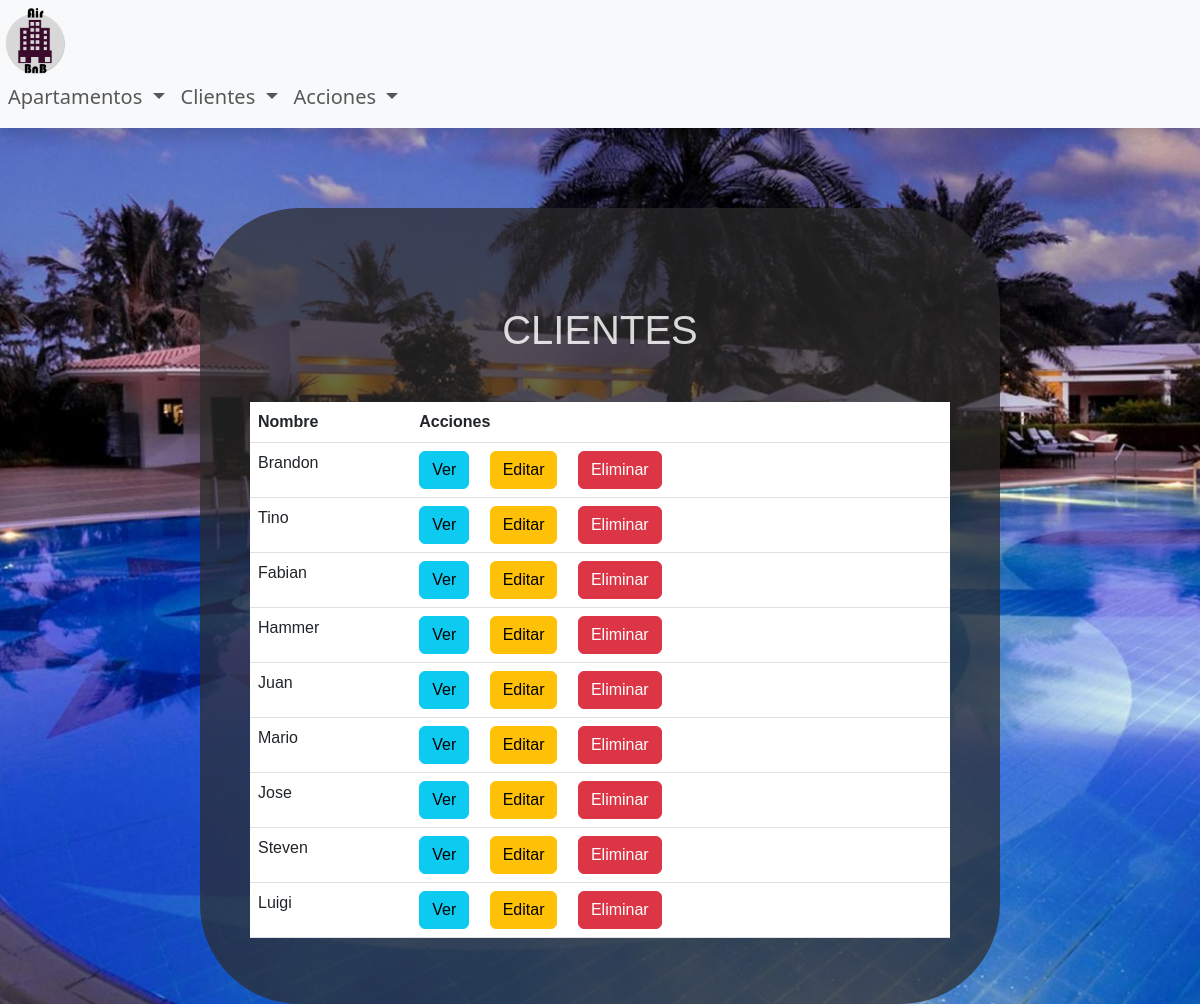
Page /proyectoFinalPoster/index.php?controlador=cliente&accion=index on the committed database.
### tables this page shows
CREATE TABLE `cliente` (
  `id` int(11) NOT NULL,
  `nombre` varchar(50) NOT NULL,
  `numeroDocumento` varchar(50) NOT NULL,
  `ciudadOrigen` varchar(50) NOT NULL,
  `numAcompaniantes` int(11) NOT NULL,
  `cantDiasAlquilado` int(11) NOT NULL,
  `fechaInicial` date DEFAULT NULL,
  `fechaFinal` date DEFAULT NULL,
  `idApartamento` int(11) NOT NULL
);

### proyectoFinalPoster/controllers/ClienteController.php (called while the page is built, shortened)
<?php
class ClienteController{
    public function __construct(){
        require_once "models/Cliente.php";
    }
    public function index(){
        $cliente = new Cliente();
        $data['titulo'] = "CLIENTES";
        $data['clientes'] = $cliente->listar();
        require_once "views/clientes/index.php";
    }
}
?>

### proyectoFinalPoster/config/Conexion.php (called while the page is built, shortened)
<?php
class Conexion{
    public static function conectar(){
        $conexion = new mysqli("localhost", "root", "", "dbInformacion");
        return $conexion;
    }
}
?>

### proyectoFinalPoster/models/Cliente.php (called while the page is built, shortened)
<?php
class Cliente{
    private $db;
    private $clientes;
    public function __construct(){
        $this->db = Conexion::conectar();
        $this->clientes = [];
    }
    public function listar(){
        $sql = "SELECT * FROM cliente";
        $resultado = $this->db->query($sql);
        while ($row = $resultado->fetch_assoc()){
            $this->clientes[] = $row;
        }
        return $this->clientes;
    }
}
?>

### proyectoFinalPoster/views/clientes/index.php (the view)
<?php require_once "views/shared/header.php"; ?>
    <div class="container">
        <h1 class="text-center my-5"><?= $data["titulo"] ?></h1>
        <table class="table table-hover">
            <thead>
                <tr>
                    <th>Nombre</th>
                    <th>Acciones</th>
                </tr>
            </thead>
            <tbody>
                <?php foreach($data['clientes'] as $cliente) {?>
                    <tr>
                        <td><?= $cliente['nombre']?></td>
                        <td>
                            <?= "<a href='index.php?controlador=cliente&accion=view&id=" . $cliente['id'] . "' class='btn btn-info me-3'>Ver</a>" ?>
                            <?= "<a href='index.php?controlador=cliente&accion=edit&id=" . $cliente['id'] . "' class='btn btn-warning me-3'>Editar</a>" ?>
                            <?= "<a href='index.php?controlador=cliente&accion=delete&id=" . $cliente['id'] . "' class='btn btn-danger'>Eliminar</a>" ?>
                        </td>
                    </tr>
                <?php }?>
            </tbody>
        </table>
    </div>
<?php require_once "views/shared/footer.php"; ?>

### proyectoFinalPoster/index.php (shortened to what this page needs)
<?php
    require_once "core/routes.php";
    require_once "config/Conexion.php";
    if(isset($_GET['controlador']))
{
    $controlador = cargarControlador($_GET['controlador']);
    if(isset($_GET['accion'])){
        if(isset($_GET['id'])){
            cargarAccion($controlador, $_GET['accion'], $_GET['id']);
        }else {
            cargarAccion($controlador, $_GET['accion']);
        }
    }else{
        cargarAccion($controlador, ACCION_PRINCIPAL);
    }
}else{
    $controlador = cargarControlador(CONTROLADOR_PRINCIPAL);
    cargarAccion($controlador, ACCION_PRINCIPAL);
}
?>

### proyectoFinalPoster/core/routes.php (shortened to what this page needs)
<?php
function cargarAccion($controlador, $accion, $id=null)
{
    if(isset($accion) && method_exists($controlador, $accion))
    {
        if($id == null){
            $controlador->$accion();
        }else{
            $controlador->$accion($id);
        }
    } else {
        $controlador->ACCION_PRINCIPAL;
    }
}
?>

### proyectoFinalPoster/views/shared/header.php (shortened to what this page needs)
<!DOCTYPE html>
<html lang="es">
<head>
    <link href="https://cdn.jsdelivr.net/npm/bootstrap@5.3.0-alpha3/dist/css/bootstrap.min.css" rel="stylesheet"
>
    <link rel="stylesheet" href="assets/css/Iaptos.css">
</head>
<body>
<nav class="navbar navbar-expand-lg bg-body-tertiary shadow">
  <div class="logo">
    <a class="navbar-brand" href="../index.php"> <img src="imagenes/Captura.png" alt="imagen" style="width: 70px;";></a>
    <div class="collapse navbar-collapse" id="navbarSupportedContent">
      <ul class="navbar-nav me-auto mb-2 mb-lg-0">
        <li class="nav-item dropdown">
          <a class="nav-link dropdown-toggle" href="#" role="button" data-bs-toggle="dropdown" aria-expanded="false">
            Apartamentos
          </a>
        </li>
        <li class="nav-item dropdown">
          <a class="nav-link dropdown-toggle" href="#" role="button" data-bs-toggle="dropdown" aria-expanded="false">
            Clientes
          </a>
        </li>
        <li class="nav-item dropdown">
          <a class="nav-link dropdown-toggle" href="#" role="button" data-bs-toggle="dropdown" aria-expanded="false">
            Acciones
          </a>
        </li>
    </div>
  </div>
</nav>

### proyectoFinalPoster/views/shared/footer.php (shortened to what this page needs)
</body>
</html>

### proyectoFinalPoster/assets/css/Iaptos.css (style rules this page uses)
* { box-sizing: border-box; color: #ffffffc0; }
body { background-image: url('../../imagenes/i.jpg'); background-position: center center; background-repeat: no-repeat; height: auto; width: auto; background-size: cover ; animation: animacionondas 45s infinite; }
.container { width: 800px; background: #2c2a2ab6; padding: 50px; margin: auto; margin-top: 80px; border-radius: 100px; font-family: Helvetica; color: rgba(255, 255, 255, 0.829); border-color: #24303c; float: center; }
.logo { font-size: 20px; text-align: left; }

### rows in the picture
cliente: nombre "Brandon"
cliente: nombre "Tino"
cliente: nombre "Fabian"
cliente: nombre "Hammer"
cliente: nombre "Juan"
cliente: nombre "Mario"
cliente: nombre "Jose"
cliente: nombre "Steven"
cliente: nombre "Luigi"

### other values in the picture
$data["titulo"] "CLIENTES"
